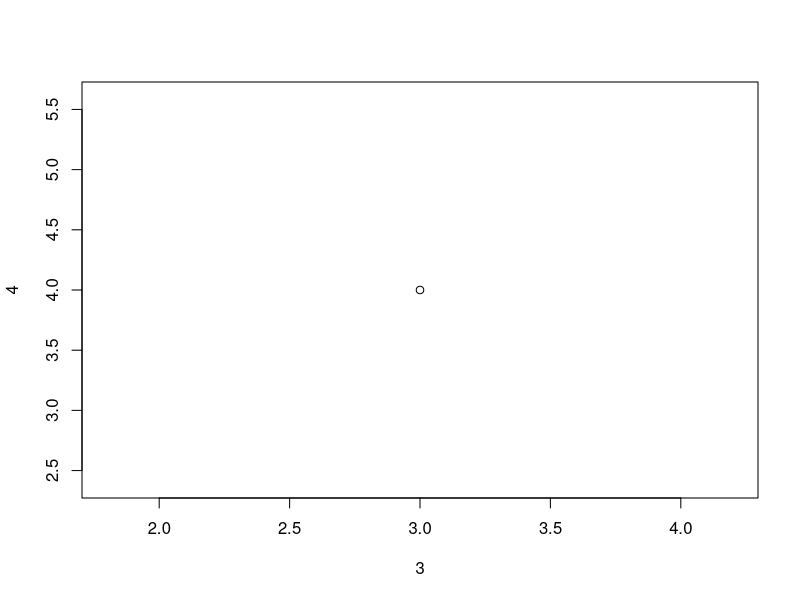
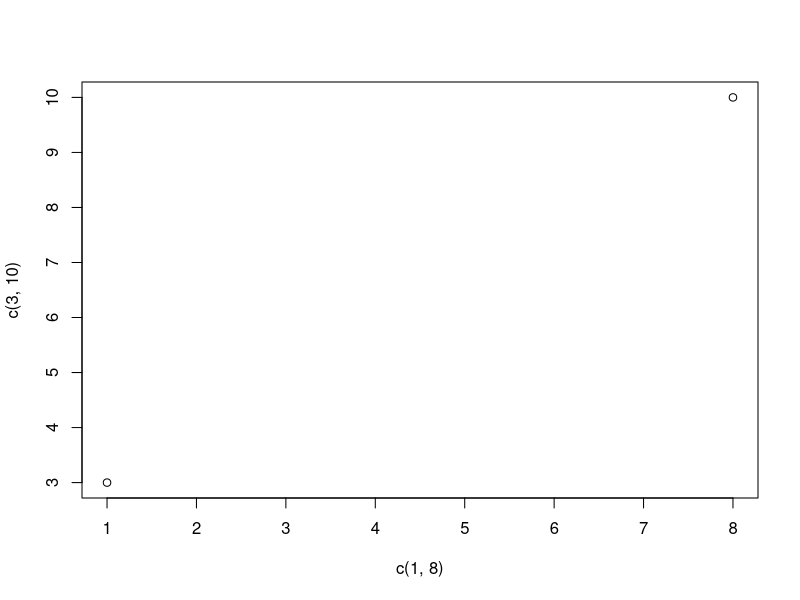
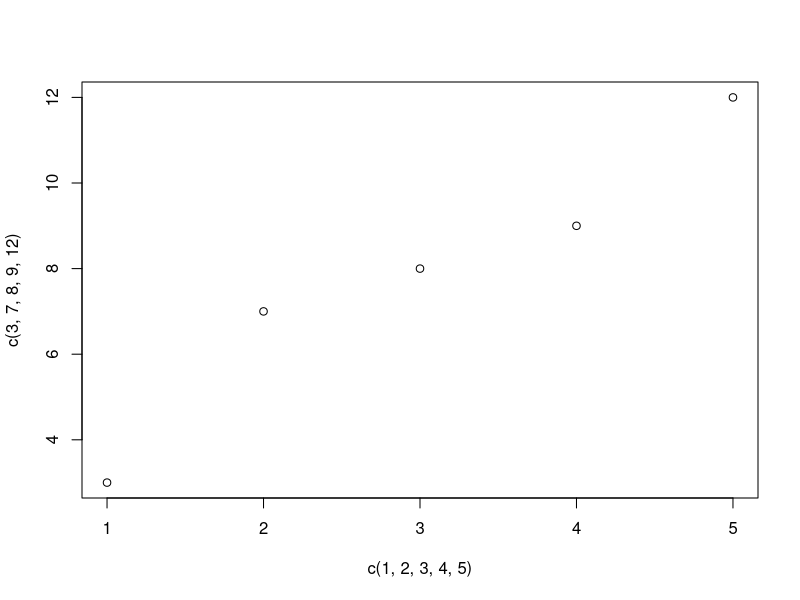
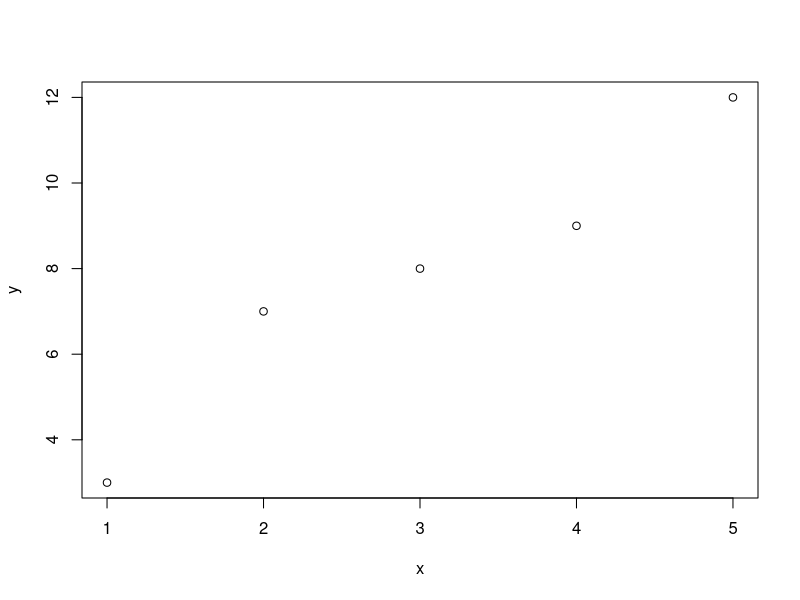
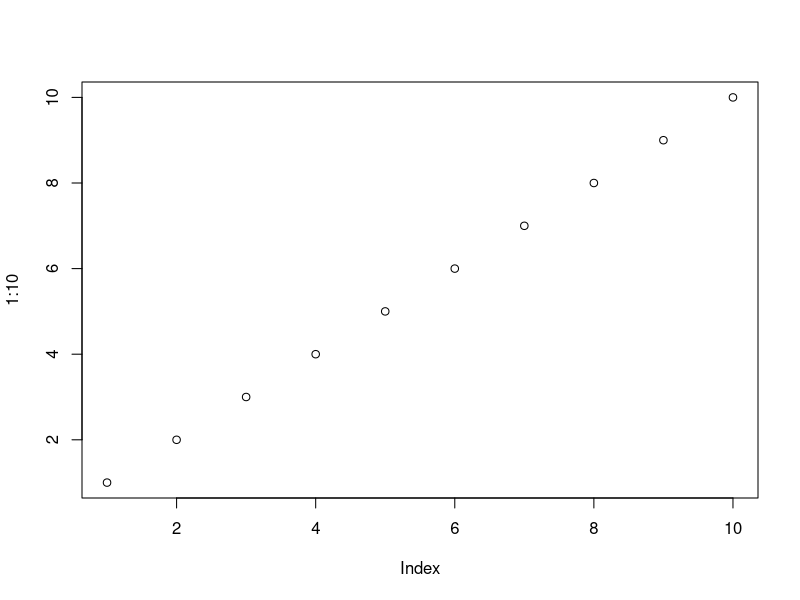
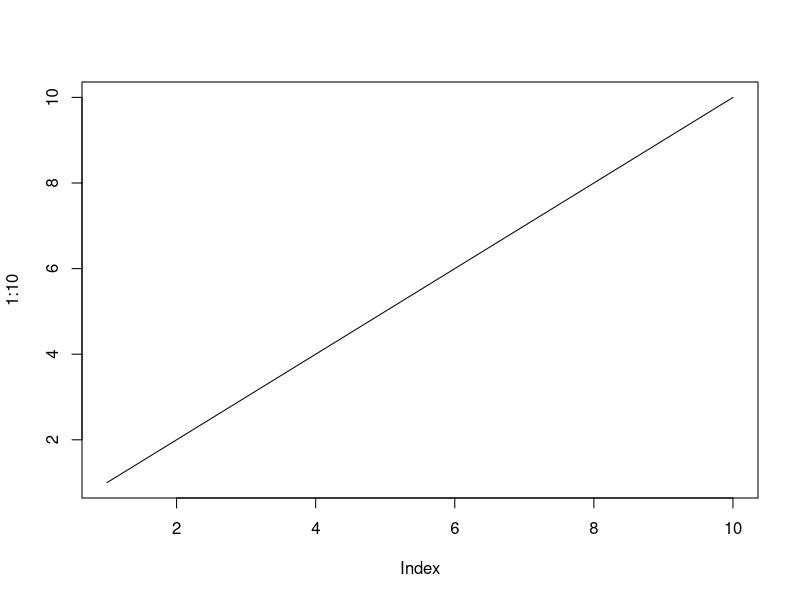
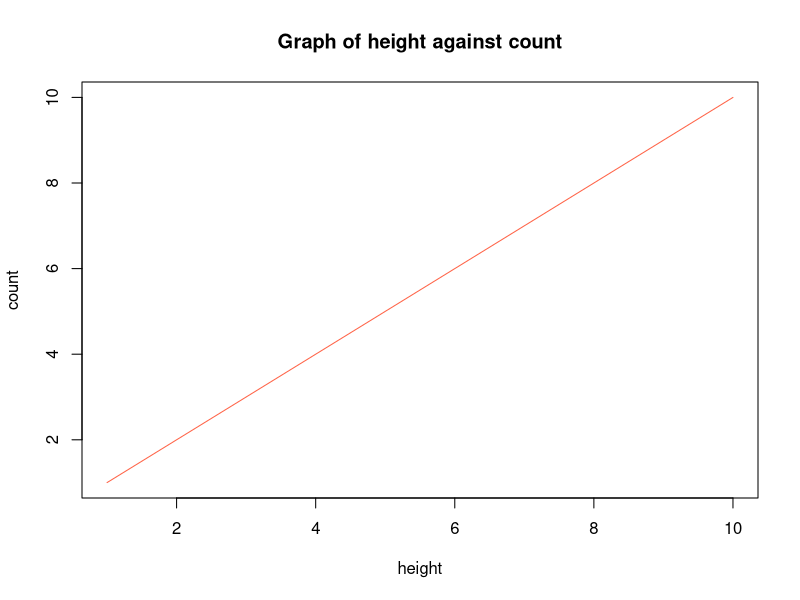
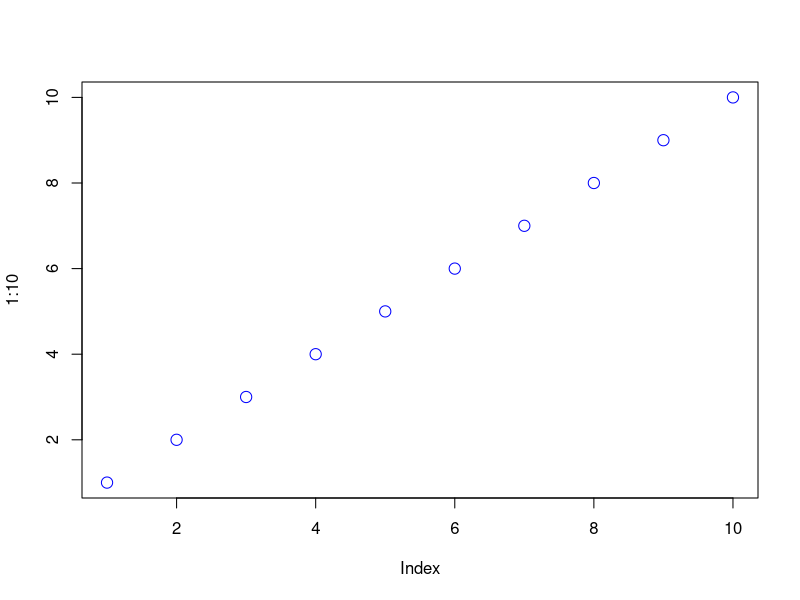

The R source for these figures, in order:
# The plot() function in R is used to draw points (or lines) on a diagram.
# It takes two main parameters: the x-coordinates and the y-coordinates.

# Plot a single point where x = 3 and y = 4
plot(3, 4)   # This creates a scatterplot with one point (3,4).
# By default, R also adds axis scales around the point.

# Plot two points: (1,3) and (8,10)
plot(c(1, 8), c(3, 10))   # The first vector c(1,8) gives x-values.
# The second vector c(3,10) gives y-values.
# This results in two plotted points.

# Plot multiple points with five pairs of coordinates:
# (1,3), (2,7), (3,8), (4,9), (5,12)
plot(c(1, 2, 3, 4, 5), c(3, 7, 8, 9, 12)) 
# Here, the first vector is the x-values and the second vector is the y-values.

# For better readability and organization, store values in variables
x <- c(1, 2, 3, 4, 5)     # Define a vector of x-coordinates
y <- c(3, 7, 8, 9, 12)    # Define a vector of y-coordinates

# Plot the points using the variables
plot(x, y)   # This produces the same result as the previous command,
# but is cleaner, easier to read, and more manageable when
# working with larger datasets.

# Plot numbers from 1 to 10 on the y-axis against their index (1 to 10) on the x-axis
plot(1:10)   
# By default, this creates a scatter plot of points (1,1), (2,2), ..., (10,10).
# The x-values are 1:10 and the y-values are also 1:10.

# Plot the same numbers, but connect them with a line instead of just points
plot(1:10, type="l")  
# The argument type="l" tells R to draw lines instead of points.
# This produces a line graph that goes from (1,1) to (10,10).

# Add labels and a title to make the plot more informative
plot(1:10, type="l", xlab="height", ylab="count", main="Graph of height against count", col="tomato") 
# type="l": makes it a line graph
# xlab="height": labels the x-axis as "height"
# ylab="count": labels the y-axis as "count"
# main="Graph of height against count": adds a title to the plot
# col="tomato": makes the line coloured 

# Use cex=number to change the size of the points 
# (1 is default, while 0.5 means 50% smaller, and 2 means 100% larger)
plot(1:10, col="blue", cex=1.5)

# Use pch with a value from 0 to 25 to change the point shape format:

plot(1:40, col="red", pch=23, cex=1.5)

plot(1:40, col="red", pch=20, cex=1.5)



# Making a line graph

plot(1:100, col="skyblue", type="l", lwd=3, lty=3)
# plot(1:100): creates a sequence of numbers from 1 to 100
# col="skyblue": changes the color of the line to sky blue
# type="l": tells R to draw a line instead of just points
# lwd=4: increases the line width (default is 1, so 4 means much thicker)
# the lty parameter controls the style of the line.
# lty=3: makes the line dotted
# Demonstrating different line styles with lty parameter

# lty = 0 : blank (no line)
# lty = 1 : solid line (default)
# lty = 2 : dashed line
# lty = 3 : dotted line
# lty = 4 : dot-dash line
# lty = 5 : long-dash line
# lty = 6 : two-dash line

# display more than one line in a graph
# use the plot() function together with the lines() function
line1 <- c(1,2,4,5,6,8,7)
line2 <- c(2,3,4,5,7,8,9)
plot(line1, type="l", col="blue")
lines(line2, type="l", col="red")


# Scatter Plots
# A scatter plot is a type of plot used to display the relationship between two numerical variables
# It needs two vectors of same length
# one for the x-axis (horizontal) and one for the y-axis (vertical)

x <- c(5,7,8,7,2,2,9,4,11,12,9,6)
y <- c(99,86,87,88,111,103,87,94,78,77,85,86)

plot(x, y, main="Observation of Cars", xlab="Car Age", ylab="Car Speed")


# Day 1 data (12 cars)
# x1 = ages of cars, y1 = speeds of cars
x1 <- c(5,7,8,7,2,2,9,4,11,12,9,6)
y1 <- c(99,86,87,88,111,103,87,94,78,77,85,86)

# Day 2 data (15 cars)
# x2 = ages of cars, y2 = speeds of cars
x2 <- c(2,2,8,1,15,8,12,9,7,3,11,4,7,14,12)
y2 <- c(100,105,84,105,90,99,90,95,94,100,79,112,91,80,85)

# Plot both datasets on the same graph
# First plot Day 1 data:
# x1 and y1 define car ages vs. speeds
# main = adds a title to the plot
# xlab and ylab = axis labels
# col="red" = points will be red
# cex=2 = makes points larger (default is 1)
plot(x1, y1, 
     main="Observation of Cars", 
     xlab="Car age", 
     ylab="Car speed", 
     col="red", 
     cex=2)

# Add Day 2 data to the same plot:
# points() adds extra points without erasing the first plot
# col="blue" = Day 2 points in blue
# cex=2 = same larger size as Day 1 points
points(x2, y2, col="blue", cex=2)


# Creating pie charts
# Define the values for the pie chart
pie_values <- c(10, 20, 5, 25, 40) # Each number represents the size of a slice

# The pie() function takes the numeric vector and
# divides the circle proportionally to the values
pie(pie_values)

# Define the values (proportions for each slice)
x <- c(10,20,30,40)

# Define the labels for each slice
labels <-  c("tax", "Petroleum", "Agriculture","Security")

# Define colors for each slice
colors <- c("blue", "yellow", "green", "black")

# Create the pie chart
# x = slice values
# init.angle = 90 rotates the start position of the pie to the top (12 o’clock)
# labels = adds labels to each slice
# main = adds a title to the chart
# col = assigns colors to each slice
pie(x, init.angle = 90, label=labels, main="Revenue", col=colors)

# Add a legend to identify colors
# "bottomleft" = position of the legend
# labels = text inside the legend
# fill = colors corresponding to each label
legend("bottomleft", labels, fill = colors, cex=0.8)

# The legend can be positioned as either:
  
# bottomright
# bottom 
# bottomleft
# left
# topleft
# top
# topright 
# right 
# center

# A bar chart can be created using barplot()
# x-axis values

# Categories for the x-axis (bar labels)
x <- c("A", "B", "C", "D")

# Heights of the bars (y-axis values)
y <- c(2, 4, 6, 8)

# Create the bar chart
# - y = heights of bars
# - names.arg = labels to display below each bar
barplot(y, names.arg = x, col="tomato", density=20)

# Categories (x-axis labels)
x <- c("E", "F", "G", "H")

# Heights of bars
y <- c(10, 13, 20, 30)

# Create bar chart
# - names.arg = labels under each bar
# - width = controls the thickness of each bar
barplot(y, names.arg = x, width = c(2, 4, 6, 8))

df <- iris
head(df)
x <- c("sepal width", "petal width", "sepal length")
barplot(c(mean(df$Sepal.Width), mean(df$Petal.Length), mean(df$Sepal.Length)), col="red",
        names.arg=x, xlab="iris")
  
plot(df$Sepal.Length, df$Petal.Length, ylim = c(0,8), col="gray",
     pch=21, bg="tomato", main="Correlation of Sepal Length vs Petal Length",
     xlab="Sepal Length", ylab="Petal Length")

# Create a scatter plot of Sepal Length (x-axis) vs Petal Length (y-axis)
# Each point represents an observation from the dataframe `df`
# Color the points based on species, using different colors for each species
# Use solid circles for the points (pch=19)
# Add a main title and axis labels
plot(df$Sepal.Length,              # x-axis: Sepal Length
     df$Petal.Length,              # y-axis: Petal Length
     col = factor(df$Species),     # color points based on species (converted to factor)
     pch = 19,                     # point character: solid circle
     main = "Correlation of Sepal Length vs Petal Length",  # plot title
     xlab = "Sepal Length",        # label for x-axis
     ylab = "Petal Length")        # label for y-axis
# Add a legend to help identify species based on color
legend("topleft",                  # position of the legend on the plot
       levels(df$Species),         # legend labels (unique species names)
       col = 1:3,                  # color codes for species:
       # 1 = black, 2 = red, 3 = green (base R default colors)
       pch = 19)                   # match the point style used in the plot (solid circles)


palette() # this shows base R default colours (usually 8 in total)
barplot(1:8, col=1:8) # this plots a graph with 8 plots and color each plot with R base colours

# Assign the built-in ToothGrowth dataset to a new variable called tooth_data
tooth_data <- ToothGrowth

# Display the first 6 rows of the dataset to preview its structure
head(tooth_data)

boxplot(tooth_data$len,    
        data = tooth_data,                  
        col = "tomato",
        xlab = "Dosage",                  
        ylab = "Tooth Length")  

# Create a boxplot to visualize how tooth length varies with dosage levels
boxplot(tooth_data$len ~ tooth_data$dose,    # formula: len (tooth length) by dose (amount of supplement)
        data = tooth_data,                   # specify the data frame
        col = "tomato",
        xlab = "Dosage",                     # label for x-axis
        ylab = "Tooth Length")               # label for y-axis
